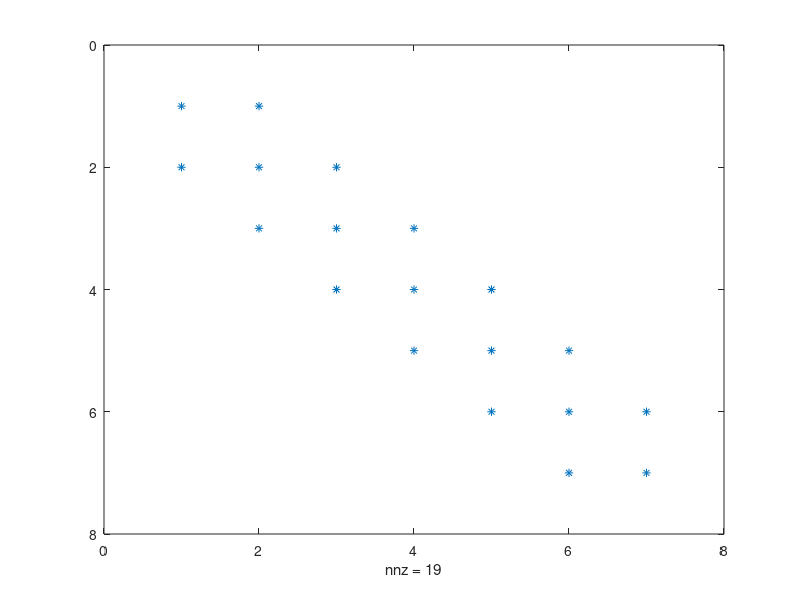
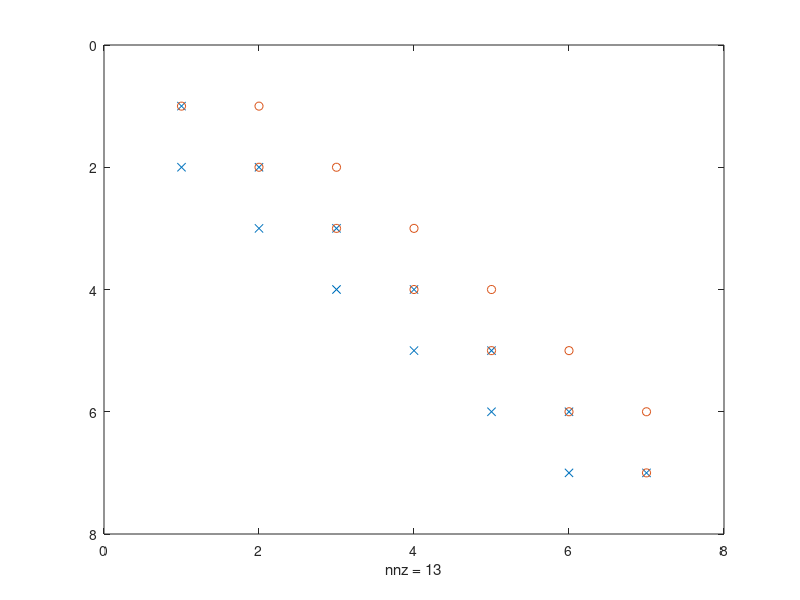
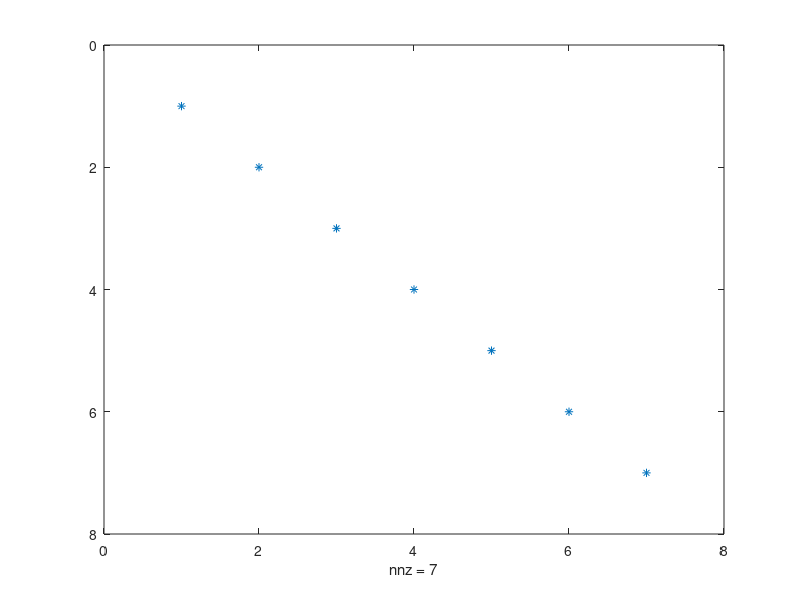

These figures' MATLAB source, in order: (Note: this script raises an error after producing the figures.)
%% 2a
% The MATLAB commands are:
n = 7;
a = 32;
B = eye (n) - diag (10+[1:n-1], -1) - diag (10+[1:n-1], +1);
% The result is:
A = B + a * eye (n)


%% 2b
% LU factorization of A
[L, U, P] = lu (A);
% Patterns of A, L, U, and P
figure (1)
spy (A)
figure (2)
spy (L, 'x')
hold on
spy (U, 'o')
figure (3)
spy (P)
% Number of nonzeros in A, L, and U
nnz(A);
nnz(L);
nnz(U);

% Fromt the sparsity pattern and from the number of nonzeros in L, U, A, and P, it is clear that:
% -The pivoting was not performed, indeed, the sparsity pattern of P is the identity matrix.
% - The fill-in does not occur, indeed, the sparity pattern of L and U is the same of A.
% - The number of nonzeros in L and U is the same of A plus 7 : nnz(L)+nnz(U) = nnz(A)+7.
%   This is because the seven diagonal elements are counted twice, once in L and once in U, because they are shared by the two matrices.

%% 2c
n = 7;
a = 1;
B = eye (n) - diag (10+[1:n-1], -1) - diag (10+[1:n-1], +1);
A = B + a * eye (n);
xex = ones(n, 1);
b   = A * xex;
[y, k] = jacobi (A, b, b*0, 1e-6, 100)
norm (y - xex, 2)
% The method does not converge because the spectral radius of the iteration matrix is greater than 1.
Bj=eye(n)-diag(diag(A))\A;
rhobj=max(abs(eig(Bj)))

%2d
n = 7;
a = 32;
B = eye (n) - diag (10+[1:n-1], -1) - diag (10+[1:n-1], +1);
A = B + a * eye (n);
xex = ones(n, 1);
b   = A * xex;
[y, k] = jacobi (A, b, b*0, 1e-6, 100)
norm (y - xex, 2)
Bj=eye(n)-diag(diag(A))\A;
rhobj=max(abs(eig(Bj)))
% The method performed 54 iterations.
% The error in the 2-norm of the solution, in this case, is of order 10^-6.
% This is consistent with the theoretical result, which guarantees the convergence of the Jacobi method for strictly diagonally dominant matrices by rows.
